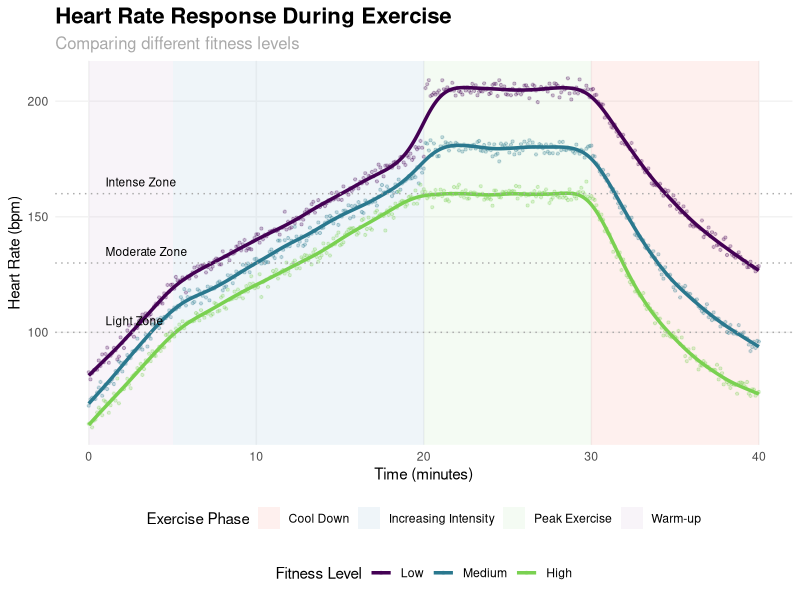
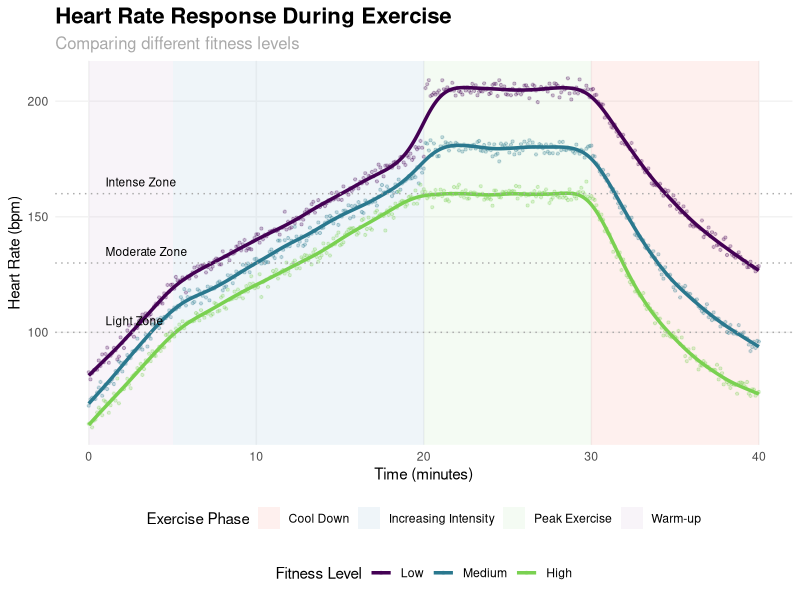

Write the R code that produced these figures, in order.
# R Script: Modeling Heart Rate During Exercise

# Used Claude 3.7 to generate the synthetic data, model, and code.

# This script generates synthetic data, creates a heart rate model,
# and produces a visualization of heart rate response during exercise

# Load required libraries
library(ggplot2)
library(dplyr)
library(splines)
library(tidyr)
library(viridis)

# Set seed for reproducibility
set.seed(42)

# Generate synthetic exercise session data
# Exercise session: warm-up (5 min), increasing intensity (15 min), 
# peak exercise (10 min), cool down (10 min)

# Time points (in minutes)
time <- seq(0, 40, by = 0.1)

# Define heart rate model with random elements
# Using a base resting heart rate + exercise response + recovery pattern
generate_hr_data <- function(resting_hr = 70, fitness_level = "medium") {
  
  # Set parameters based on fitness level
  max_increase <- switch(fitness_level,
                         "high" = 100,
                         "medium" = 110,
                         "low" = 125)
  
  recovery_rate <- switch(fitness_level,
                          "high" = 0.20,  # faster recovery
                          "medium" = 0.15,
                          "low" = 0.10)   # slower recovery
  
  # Base heart rate model
  hr <- resting_hr + 
    # Warm-up (0-5 min): gradual increase
    ifelse(time <= 5, time * 8, 0) +
    # Main exercise (5-20 min): increasing intensity
    ifelse(time > 5 & time <= 20, 40 + (time - 5) * 4, 0) +
    # Peak exercise (20-30 min): maximum effort
    ifelse(time > 20 & time <= 30, max_increase, 0) +
    # Cool down (30-40 min): gradual decrease
    ifelse(time > 30, max_increase * exp(-recovery_rate * (time - 30)), 0)
  
  # Add realistic variability
  noise <- rnorm(length(time), mean = 0, sd = 2)
  hr <- hr + noise
  
  return(hr)
}

# Generate data for three different fitness levels
hr_low <- generate_hr_data(resting_hr = 80, fitness_level = "low")
hr_medium <- generate_hr_data(resting_hr = 70, fitness_level = "medium")
hr_high <- generate_hr_data(resting_hr = 60, fitness_level = "high")

# Combine data into a dataframe
exercise_data <- data.frame(
  time = rep(time, 3),
  heart_rate = c(hr_low, hr_medium, hr_high),
  fitness_level = factor(rep(c("Low", "Medium", "High"), each = length(time)),
                         levels = c("Low", "Medium", "High"))
)

# Define exercise phases for visualization
exercise_phases <- data.frame(
  start = c(0, 5, 20, 30),
  end = c(5, 20, 30, 40),
  phase = c("Warm-up", "Increasing Intensity", "Peak Exercise", "Cool Down")
)

# Create a spline smoothed version of the data for model
exercise_model <- exercise_data %>%
  group_by(fitness_level) %>%
  mutate(smooth_hr = predict(smooth.spline(time, heart_rate, spar = 0.6), time)$y)

# Create visualization
p <- ggplot(exercise_model, aes(x = time, y = heart_rate, color = fitness_level)) +
  # Add colored rectangles for exercise phases
  geom_rect(data = exercise_phases, inherit.aes = FALSE,
            aes(xmin = start, xmax = end, ymin = -Inf, ymax = Inf, fill = phase),
            alpha = 0.2) +
  # Add raw data points with transparency
  geom_point(alpha = 0.25, size = 0.8) +
  # Add smoothed model line
  geom_line(aes(y = smooth_hr), linewidth = 1.2) +
  # Labels and titles
  labs(
    title = "Heart Rate Response During Exercise",
    subtitle = "Comparing different fitness levels",
    x = "Time (minutes)",
    y = "Heart Rate (bpm)",
    color = "Fitness Level",
    fill = "Exercise Phase"
  ) +
  # Color schemes
  scale_color_viridis(discrete = TRUE, option = "D", end = 0.8) +
  scale_fill_brewer(palette = "Pastel1") +
  # Add heart rate zones
  geom_hline(yintercept = c(100, 130, 160), linetype = "dotted", color = "darkgray") +
  annotate("text", x = 1, y = c(100, 130, 160) + 5, 
           label = c("Light Zone", "Moderate Zone", "Intense Zone"), 
           hjust = 0, size = 3, color = "black") +
  # Theming
  theme_minimal() +
  theme(
    plot.title = element_text(face = "bold", size = 16),
    plot.subtitle = element_text(size = 12, color = "darkgray"),
    panel.grid.minor = element_blank(),
    panel.grid.major = element_line(color = "gray95"),
    legend.position = "bottom",
    legend.box = "vertical",
    plot.background = element_rect(fill = "white", color = NA),
    panel.background = element_rect(fill = "white", color = NA)
  )

# Display the plot
print(p)

ggsave("images/modeling_heart_rate_1.png", height = 8, width = 12, dpi = 300)

# Calculate and display summary statistics
hr_stats <- exercise_data %>%
  group_by(fitness_level) %>%
  summarize(
    avg_hr = mean(heart_rate),
    max_hr = max(heart_rate),
    min_hr = min(heart_rate),
    hr_range = max_hr - min_hr
  )

print(hr_stats)

# Optional: Save the plot
# ggsave("heart_rate_model.png", plot = p, width = 10, height = 7, dpi = 300)